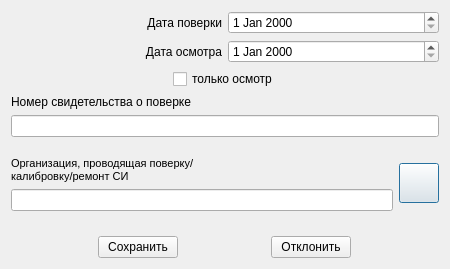
<?xml version="1.0" encoding="UTF-8"?>
<ui version="4.0">
 <class>Dialog</class>
 <widget class="QDialog" name="Dialog">
  <property name="geometry">
   <rect>
    <x>0</x>
    <y>0</y>
    <width>450</width>
    <height>269</height>
   </rect>
  </property>
  <property name="windowTitle">
   <string>Dialog</string>
  </property>
  <layout class="QVBoxLayout" name="verticalLayout_2">
   <item>
    <layout class="QGridLayout" name="gridLayout">
     <item row="0" column="0">
      <widget class="QLabel" name="label">
       <property name="text">
        <string>Дата поверки</string>
       </property>
       <property name="alignment">
        <set>Qt::AlignRight|Qt::AlignTrailing|Qt::AlignVCenter</set>
       </property>
      </widget>
     </item>
     <item row="0" column="1">
      <widget class="QDateEdit" name="dateEdit"/>
     </item>
     <item row="1" column="0">
      <widget class="QLabel" name="label_3">
       <property name="text">
        <string>Дата осмотра</string>
       </property>
       <property name="alignment">
        <set>Qt::AlignRight|Qt::AlignTrailing|Qt::AlignVCenter</set>
       </property>
      </widget>
     </item>
     <item row="1" column="1">
      <widget class="QDateEdit" name="dateEdit_2"/>
     </item>
    </layout>
   </item>
   <item>
    <layout class="QHBoxLayout" name="horizontalLayout">
     <property name="leftMargin">
      <number>0</number>
     </property>
     <property name="rightMargin">
      <number>0</number>
     </property>
     <item>
      <spacer name="horizontalSpacer">
       <property name="orientation">
        <enum>Qt::Horizontal</enum>
       </property>
       <property name="sizeHint" stdset="0">
        <size>
         <width>40</width>
         <height>20</height>
        </size>
       </property>
      </spacer>
     </item>
     <item>
      <widget class="QCheckBox" name="checkBox">
       <property name="text">
        <string>только осмотр</string>
       </property>
      </widget>
     </item>
     <item>
      <spacer name="horizontalSpacer_2">
       <property name="orientation">
        <enum>Qt::Horizontal</enum>
       </property>
       <property name="sizeHint" stdset="0">
        <size>
         <width>40</width>
         <height>20</height>
        </size>
       </property>
      </spacer>
     </item>
    </layout>
   </item>
   <item>
    <layout class="QVBoxLayout" name="verticalLayout">
     <item>
      <widget class="QLabel" name="label_2">
       <property name="text">
        <string>Номер свидетельства о поверке</string>
       </property>
      </widget>
     </item>
     <item>
      <widget class="QLineEdit" name="lineEdit"/>
     </item>
    </layout>
   </item>
   <item>
    <layout class="QGridLayout" name="gridLayout_2">
     <item row="0" column="0">
      <widget class="QLabel" name="label_4">
       <property name="maximumSize">
        <size>
         <width>16777215</width>
         <height>16777215</height>
        </size>
       </property>
       <property name="text">
        <string>&lt;!DOCTYPE HTML PUBLIC &quot;-//W3C//DTD HTML 4.0//EN&quot; &quot;http://www.w3.org/TR/REC-html40/strict.dtd&quot;&gt;
&lt;html&gt;&lt;head&gt;&lt;meta name=&quot;qrichtext&quot; content=&quot;1&quot; /&gt;&lt;style type=&quot;text/css&quot;&gt;
p, li { white-space: pre-wrap; }
&lt;/style&gt;&lt;/head&gt;&lt;body style=&quot; font-family:'MS Shell Dlg 2'; font-size:8.25pt; font-weight:400; font-style:normal;&quot;&gt;
&lt;p style=&quot; margin-top:0px; margin-bottom:0px; margin-left:0px; margin-right:0px; -qt-block-indent:0; text-indent:0px;&quot;&gt;&lt;span style=&quot; font-size:8pt;&quot;&gt;Организация, проводящая поверку/&lt;/span&gt;&lt;/p&gt;
&lt;p style=&quot; margin-top:0px; margin-bottom:0px; margin-left:0px; margin-right:0px; -qt-block-indent:0; text-indent:0px;&quot;&gt;&lt;span style=&quot; font-size:8pt;&quot;&gt;калибровку/ремонт СИ&lt;/span&gt;&lt;/p&gt;&lt;/body&gt;&lt;/html&gt;</string>
       </property>
       <property name="alignment">
        <set>Qt::AlignBottom|Qt::AlignLeading|Qt::AlignLeft</set>
       </property>
      </widget>
     </item>
     <item row="1" column="0">
      <widget class="QLineEdit" name="lineEdit_2"/>
     </item>
     <item row="0" column="1">
      <widget class="QPushButton" name="pushButton_3">
       <property name="minimumSize">
        <size>
         <width>40</width>
         <height>40</height>
        </size>
       </property>
       <property name="maximumSize">
        <size>
         <width>0</width>
         <height>0</height>
        </size>
       </property>
       <property name="font">
        <font>
         <pointsize>12</pointsize>
        </font>
       </property>
       <property name="text">
        <string/>
       </property>
       <property name="icon">
        <iconset>
         <normaloff>ico/book_green.png</normaloff>
         <selectedon>:/ico/ico/book_green.png</selectedon>ico/book_green.png</iconset>
       </property>
       <property name="iconSize">
        <size>
         <width>32</width>
         <height>32</height>
        </size>
       </property>
      </widget>
     </item>
    </layout>
   </item>
   <item>
    <spacer name="verticalSpacer">
     <property name="orientation">
      <enum>Qt::Vertical</enum>
     </property>
     <property name="sizeHint" stdset="0">
      <size>
       <width>20</width>
       <height>40</height>
      </size>
     </property>
    </spacer>
   </item>
   <item>
    <layout class="QHBoxLayout" name="horizontalLayout_3">
     <item>
      <widget class="QPushButton" name="pushButton">
       <property name="sizePolicy">
        <sizepolicy hsizetype="Fixed" vsizetype="Fixed">
         <horstretch>0</horstretch>
         <verstretch>0</verstretch>
        </sizepolicy>
       </property>
       <property name="text">
        <string>Сохранить</string>
       </property>
      </widget>
     </item>
     <item>
      <widget class="QPushButton" name="pushButton_2">
       <property name="sizePolicy">
        <sizepolicy hsizetype="Fixed" vsizetype="Fixed">
         <horstretch>0</horstretch>
         <verstretch>0</verstretch>
        </sizepolicy>
       </property>
       <property name="text">
        <string>Отклонить</string>
       </property>
      </widget>
     </item>
    </layout>
   </item>
  </layout>
 </widget>
 <resources/>
 <connections>
  <connection>
   <sender>pushButton_2</sender>
   <signal>clicked()</signal>
   <receiver>Dialog</receiver>
   <slot>close()</slot>
   <hints>
    <hint type="sourcelabel">
     <x>184</x>
     <y>117</y>
    </hint>
    <hint type="destinationlabel">
     <x>130</x>
     <y>69</y>
    </hint>
   </hints>
  </connection>
 </connections>
</ui>
